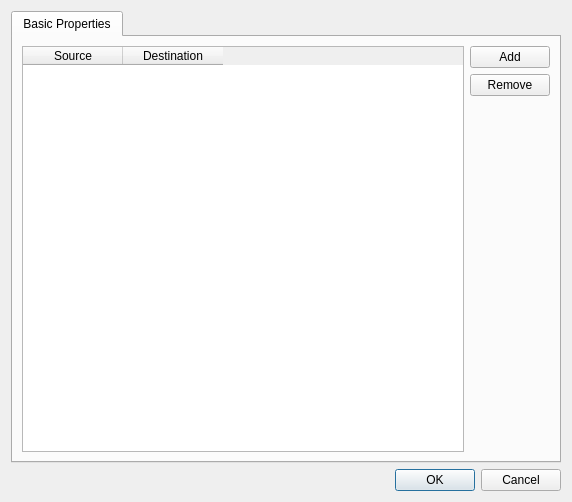
<?xml version="1.0" encoding="UTF-8"?>
<ui version="4.0">
 <class>EditBackupJobDialog</class>
 <widget class="QDialog" name="EditBackupJobDialog">
  <property name="geometry">
   <rect>
    <x>0</x>
    <y>0</y>
    <width>572</width>
    <height>502</height>
   </rect>
  </property>
  <property name="windowTitle">
   <string>Backup Job Configuration</string>
  </property>
  <layout class="QVBoxLayout" name="verticalLayout">
   <item>
    <widget class="QTabWidget" name="tabWidget">
     <property name="currentIndex">
      <number>0</number>
     </property>
     <widget class="QWidget" name="basicTab">
      <attribute name="title">
       <string>Basic Properties</string>
      </attribute>
      <layout class="QHBoxLayout" name="horizontalLayout_2">
       <item>
        <widget class="QTableWidget" name="backupPointsWidget">
         <column>
          <property name="text">
           <string>Source</string>
          </property>
         </column>
         <column>
          <property name="text">
           <string>Destination</string>
          </property>
         </column>
        </widget>
       </item>
       <item>
        <layout class="QVBoxLayout" name="verticalLayout_2">
         <item>
          <widget class="QPushButton" name="addBackupPointButton">
           <property name="text">
            <string>Add</string>
           </property>
          </widget>
         </item>
         <item>
          <widget class="QPushButton" name="removeBackupPointButton">
           <property name="text">
            <string>Remove</string>
           </property>
          </widget>
         </item>
         <item>
          <spacer name="verticalSpacer">
           <property name="orientation">
            <enum>Qt::Vertical</enum>
           </property>
           <property name="sizeHint" stdset="0">
            <size>
             <width>20</width>
             <height>40</height>
            </size>
           </property>
          </spacer>
         </item>
        </layout>
       </item>
      </layout>
     </widget>
    </widget>
   </item>
   <item>
    <layout class="QHBoxLayout" name="horizontalLayout">
     <item>
      <spacer name="horizontalSpacer">
       <property name="orientation">
        <enum>Qt::Horizontal</enum>
       </property>
       <property name="sizeHint" stdset="0">
        <size>
         <width>40</width>
         <height>20</height>
        </size>
       </property>
      </spacer>
     </item>
     <item>
      <widget class="QDialogButtonBox" name="buttonBox">
       <property name="orientation">
        <enum>Qt::Horizontal</enum>
       </property>
       <property name="standardButtons">
        <set>QDialogButtonBox::Cancel|QDialogButtonBox::Ok</set>
       </property>
      </widget>
     </item>
    </layout>
   </item>
  </layout>
 </widget>
 <resources/>
 <connections>
  <connection>
   <sender>buttonBox</sender>
   <signal>accepted()</signal>
   <receiver>EditBackupJobDialog</receiver>
   <slot>accept()</slot>
   <hints>
    <hint type="sourcelabel">
     <x>248</x>
     <y>254</y>
    </hint>
    <hint type="destinationlabel">
     <x>157</x>
     <y>274</y>
    </hint>
   </hints>
  </connection>
  <connection>
   <sender>buttonBox</sender>
   <signal>rejected()</signal>
   <receiver>EditBackupJobDialog</receiver>
   <slot>reject()</slot>
   <hints>
    <hint type="sourcelabel">
     <x>316</x>
     <y>260</y>
    </hint>
    <hint type="destinationlabel">
     <x>286</x>
     <y>274</y>
    </hint>
   </hints>
  </connection>
 </connections>
</ui>
